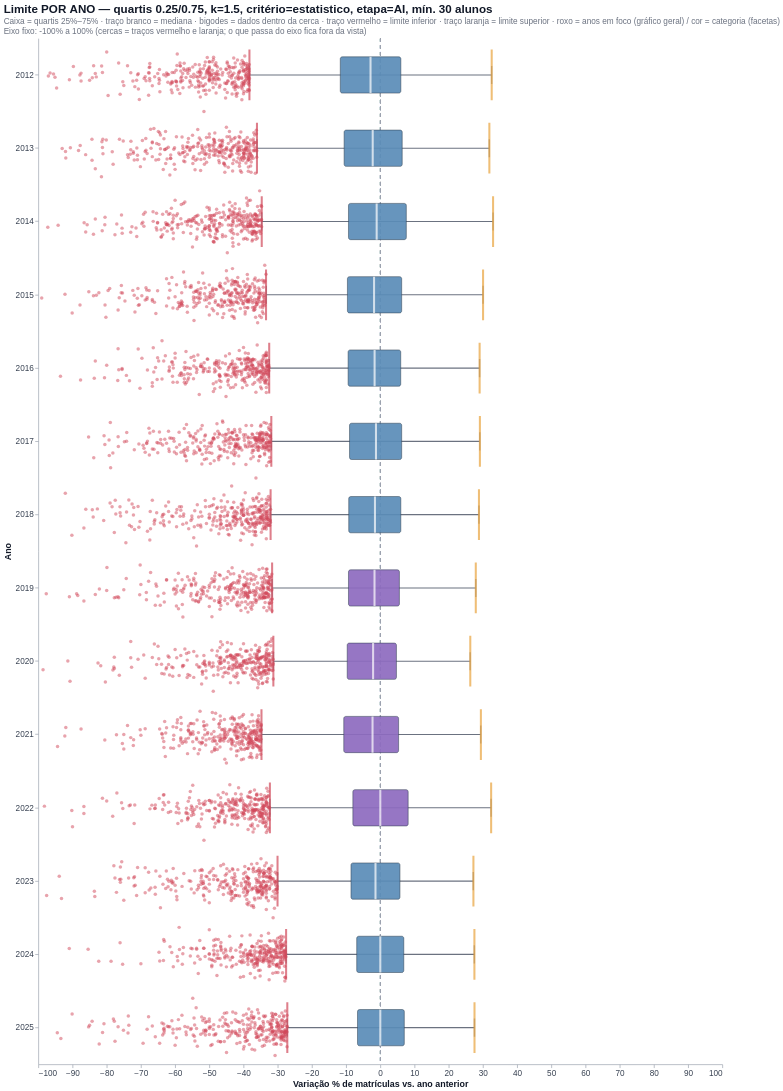

Notebook cell for this chart:
### Markdown cell above
## Etapa 4 — Boxplots por ano

- Caixa = `Q_INFERIOR` a `Q_SUPERIOR` (com 0.25/0.75 é o boxplot clássico). Traço branco = mediana.
- Bigodes = menor/maior valor **dentro** da cerca. Traço **vermelho** = limite inferior (abaixo = queda brusca). Traço **laranja** = limite superior (acima = aumento brusco).
- Pontos = conforme `MOSTRAR_PONTOS`.
- O eixo y é ampliado na região central (`ZOOM_Y`, `ZOOM_MARGEM`). Para ver as cercas e os outliers, use `ZOOM_Y = "cercas"`.

### Code cell
def estatisticas_box(d, grupo, modo):
    li, ls, flag = f"LIM_INF_{modo}", f"LIM_SUP_{modo}", f"{PREFIXO}_{modo}"
    linhas = []
    for chave, g in d.groupby(grupo):
        chave = chave if isinstance(chave, tuple) else (chave,)
        v = g["VAR_PCT"]
        dentro = v[(v >= g[li].iloc[0]) & (v <= g[ls].iloc[0])]
        linha = dict(zip(grupo, chave))
        linha.update({
            "q_inf": v.quantile(Q_INFERIOR), "mediana": v.median(), "q_sup": v.quantile(Q_SUPERIOR),
            "bigode_inf": dentro.min(), "bigode_sup": dentro.max(),
            "lim_inf": g[li].iloc[0], "lim_sup": g[ls].iloc[0], "n": len(v), "pct_marcada": g[flag].mean() * 100,
        })
        linhas.append(linha)
    return pd.DataFrame(linhas)


def dominio_y(d, stats=None):
    """Eixo y: fixo (Y_MIN/Y_MAX), zoom no 'meio' (caixas) ou nas 'cercas'."""
    if Y_MIN is not None and Y_MAX is not None:
        return [float(Y_MIN), float(Y_MAX)]
    if stats is not None:                                   # facetas: usa as caixas de cada categoria
        q_lo, q_hi = stats["q_inf"].min(), stats["q_sup"].max()
    else:
        q_lo = d.groupby("ANO")["VAR_PCT"].quantile(Q_INFERIOR).min()
        q_hi = d.groupby("ANO")["VAR_PCT"].quantile(Q_SUPERIOR).max()
    if ZOOM_Y == "cercas":
        lo = min(q_lo, d["LIM_INF_ANO"].min(), d["LIM_INF_GLOBAL"].min())
        hi = max(q_hi, d["LIM_SUP_ANO"].max(), d["LIM_SUP_GLOBAL"].max())
        pad = 0.10 * (hi - lo)
    else:
        lo, hi = q_lo, q_hi
        pad = ZOOM_MARGEM * max(hi - lo, 1e-6)
    return [float(max(-100, lo - pad)), float(hi + pad)]


def tamanho_caixa(n_x, largura):
    return int(max(8, min(70, largura / max(n_x, 1) * 0.5)))


def camadas_boxplot(stats, base_chart, x_enc, dom, tam, cor_por=None):
    escala = alt.Scale(domain=dom, clamp=False, nice=False)
    foco = alt.FieldOneOfPredicate(field="ANO", oneOf=[int(a) for a in ANOS_FOCO])
    if cor_por:   # facetas: uma cor por categoria
        cor_caixa = alt.Color(f"{cor_por}:N", legend=None, scale=alt.Scale(scheme="set2"))
    else:
        cor_caixa = alt.condition(foco, alt.value(COR_CAIXA_FOCO), alt.value(COR_CAIXA))
    tip = [alt.Tooltip("ANO:O", title="Ano"), alt.Tooltip("n:Q", title="escolas"),
           alt.Tooltip("q_inf:Q", format=".1f", title="quartil inferior"),
           alt.Tooltip("mediana:Q", format=".1f", title="mediana"),
           alt.Tooltip("q_sup:Q", format=".1f", title="quartil superior"),
           alt.Tooltip("lim_inf:Q", format=".1f", title="limite inferior"),
           alt.Tooltip("lim_sup:Q", format=".1f", title="limite superior"),
           alt.Tooltip("pct_marcada:Q", format=".1f", title="% marcadas")]
    zero = base_chart.mark_rule(color="#9CA3AF", strokeDash=[5, 5], clip=True).encode(y=alt.Y(datum=0, scale=escala))
    bigode = base_chart.mark_rule(color="#6B7280", strokeWidth=1.6, clip=True).encode(
        x_enc, y=alt.Y("bigode_inf:Q", scale=escala, title="Variação % de matrículas vs. ano anterior"), y2="bigode_sup:Q")
    tampa_i = base_chart.mark_tick(color="#6B7280", size=tam * 0.5, thickness=2, clip=True).encode(x_enc, y=alt.Y("bigode_inf:Q", scale=escala))
    tampa_s = base_chart.mark_tick(color="#6B7280", size=tam * 0.5, thickness=2, clip=True).encode(x_enc, y=alt.Y("bigode_sup:Q", scale=escala))
    caixa = base_chart.mark_bar(size=tam, cornerRadius=3, clip=True, stroke="#2F3E4E", strokeWidth=0.8, opacity=0.92).encode(
        x_enc, y=alt.Y("q_inf:Q", scale=escala), y2="q_sup:Q", color=cor_caixa, tooltip=tip)
    mediana = base_chart.mark_tick(color="white", size=tam, thickness=3, clip=True).encode(x_enc, y=alt.Y("mediana:Q", scale=escala))
    lim_i = base_chart.mark_tick(color=COR_QUEDA, size=tam * 1.4, thickness=3, clip=True).encode(x_enc, y=alt.Y("lim_inf:Q", scale=escala))
    lim_s = base_chart.mark_tick(color=COR_AUMENTO, size=tam * 1.4, thickness=3, clip=True).encode(x_enc, y=alt.Y("lim_sup:Q", scale=escala))
    return [zero, bigode, tampa_i, tampa_s, caixa, mediana, lim_i, lim_s]


LEGENDA_BOX = ("Caixa = quartis {qi:.0%}–{qs:.0%} · traço branco = mediana · bigodes = dados dentro da cerca · "
               "traço vermelho = limite inferior · traço laranja = limite superior · roxo = anos em foco (gráfico geral) / cor = categoria (facetas)")


def pontos_boxplot(d, modo):
    flag, li, ls = f"{PREFIXO}_{modo}", f"LIM_INF_{modo}", f"LIM_SUP_{modo}"
    if MOSTRAR_PONTOS == "nenhum":
        return None
    if MOSTRAR_PONTOS == "marcados":
        p = d[d[flag]]
    else:
        p = d[(d["VAR_PCT"] < d[li]) | (d["VAR_PCT"] > d[ls])]
    p = p.sample(frac=1, random_state=0).groupby("ANO").head(MAX_PONTOS_POR_ANO)
    cols = [c for c in ["ANO", "VAR_PCT", "CO_ESCOLA", "NO_ESCOLA", "DEP_ADM", "UF", "MAT_ANT", "MATRICULAS"] if c in p.columns]
    return p[cols]



def camadas_boxplot_horizontal(stats, dom, tam):
    """Boxplot deitado: anos no eixo y (de cima para baixo) e variação % no eixo x."""
    escala = alt.Scale(domain=dom, clamp=False, nice=False)
    y_enc = alt.Y("ANO:O", title="Ano")
    foco = alt.FieldOneOfPredicate(field="ANO", oneOf=[int(a) for a in ANOS_FOCO])
    cor_caixa = alt.condition(foco, alt.value(COR_CAIXA_FOCO), alt.value(COR_CAIXA))
    tip = [alt.Tooltip("ANO:O", title="Ano"), alt.Tooltip("n:Q", title="escolas"),
           alt.Tooltip("q_inf:Q", format=".1f", title="quartil inferior"),
           alt.Tooltip("mediana:Q", format=".1f", title="mediana"),
           alt.Tooltip("q_sup:Q", format=".1f", title="quartil superior"),
           alt.Tooltip("lim_inf:Q", format=".1f", title="limite inferior"),
           alt.Tooltip("lim_sup:Q", format=".1f", title="limite superior"),
           alt.Tooltip("pct_marcada:Q", format=".1f", title="% marcadas")]
    b = alt.Chart(stats)
    zero = b.mark_rule(color="#9CA3AF", strokeDash=[5, 5], clip=True).encode(x=alt.X(datum=0, scale=escala))
    bigode = b.mark_rule(color="#6B7280", strokeWidth=1.6, clip=True).encode(
        y_enc, x=alt.X("bigode_inf:Q", scale=escala, title="Variação % de matrículas vs. ano anterior"), x2="bigode_sup:Q")
    tampa_i = b.mark_tick(color="#6B7280", size=tam * 0.5, thickness=2, clip=True).encode(y_enc, x=alt.X("bigode_inf:Q", scale=escala))
    tampa_s = b.mark_tick(color="#6B7280", size=tam * 0.5, thickness=2, clip=True).encode(y_enc, x=alt.X("bigode_sup:Q", scale=escala))
    caixa = b.mark_bar(size=tam, cornerRadius=3, clip=True, stroke="#2F3E4E", strokeWidth=0.8, opacity=0.92).encode(
        y_enc, x=alt.X("q_inf:Q", scale=escala), x2="q_sup:Q", color=cor_caixa, tooltip=tip)
    mediana = b.mark_tick(color="white", size=tam, thickness=3, clip=True).encode(y_enc, x=alt.X("mediana:Q", scale=escala))
    lim_i = b.mark_tick(color=COR_QUEDA, size=tam * 1.4, thickness=3, clip=True).encode(y_enc, x=alt.X("lim_inf:Q", scale=escala))
    lim_s = b.mark_tick(color=COR_AUMENTO, size=tam * 1.4, thickness=3, clip=True).encode(y_enc, x=alt.X("lim_sup:Q", scale=escala))
    return [zero, bigode, tampa_i, tampa_s, caixa, mediana, lim_i, lim_s]


def boxplot_por_ano(d, modo, titulo):
    stats = estatisticas_box(d, ["ANO"], modo)
    horizontal = BOXPLOT_ANO_ORIENTACAO == "horizontal"
    if BOXPLOT_ANO_ESCALA is not None:
        dom = [float(BOXPLOT_ANO_ESCALA[0]), float(BOXPLOT_ANO_ESCALA[1])]
        txt_eixo = f"Eixo fixo: {dom[0]:.0f}% a {dom[1]:.0f}% (cercas = traços vermelho e laranja; o que passa do eixo fica fora da vista)"
    else:
        dom = dominio_y(d)
        txt_eixo = (f"Eixo ampliado: {dom[0]:.1f}% a {dom[1]:.1f}% (o que sai dessa faixa fica fora da vista; "
                    "os números continuam nas tabelas e tooltips)")
    larg, altu = (BOXPLOT_ANO_LARGURA, BOXPLOT_ANO_ALTURA) if horizontal else (LARGURA_GRAFICO, ALTURA_GRAFICO)
    escala = alt.Scale(domain=dom, clamp=False, nice=False)
    pts = pontos_boxplot(d, modo)
    cor_pts = alt.condition(alt.datum.VAR_PCT > 0, alt.value(COR_AUMENTO), alt.value(COR_QUEDA))
    jitter = "sqrt(-2*log(random()))*cos(2*PI*random())"

    if horizontal:
        tam = tamanho_caixa(len(stats), altu)
        camadas = camadas_boxplot_horizontal(stats, dom, tam)
        if pts is not None and len(pts):
            camadas.append(
                alt.Chart(pts).mark_circle(size=26, opacity=0.5, clip=True).encode(
                    y=alt.Y("ANO:O", title="Ano"), yOffset="jitter:Q",
                    x=alt.X("VAR_PCT:Q", scale=escala), color=cor_pts, tooltip=[c for c in pts.columns])
                .transform_calculate(jitter=jitter))
    else:
        tam = tamanho_caixa(len(stats), larg)
        x_enc = alt.X("ANO:O", title="Ano", axis=alt.Axis(labelAngle=0))
        camadas = camadas_boxplot(stats, alt.Chart(stats), x_enc, dom, tam)
        if pts is not None and len(pts):
            camadas.append(
                alt.Chart(pts).mark_circle(size=26, opacity=0.5, clip=True).encode(
                    x_enc, xOffset="jitter:Q", y=alt.Y("VAR_PCT:Q", scale=escala),
                    color=cor_pts, tooltip=[c for c in pts.columns])
                .transform_calculate(jitter=jitter))

    graf = alt.layer(*camadas).properties(
        width=larg, height=altu,
        title=alt.Title(titulo, subtitle=[LEGENDA_BOX.format(qi=Q_INFERIOR, qs=Q_SUPERIOR), txt_eixo]))
    return estilizar(graf)

def rotulo_params():
    return (f"quartis {Q_INFERIOR:.2f}/{Q_SUPERIOR:.2f}, k={MULTIPLICADOR}, critério={CRITERIO}, "
            f"etapa={ETAPA}, mín. {MATRICULA_MINIMA_ANO_ANTERIOR} alunos")


sub = rotulo_params()

secao("Etapa 4 — Boxplots por ano")
mostrar(boxplot_por_ano(dados, "ANO", f"Limite POR ANO — {sub}"),
        "Boxplot por ano — limite calculado dentro de cada ano")

### Figure 1 — Vega-Lite specification as saved in the notebook (floating-point values rounded to 4 significant figures; data arrays with more than 128 entries replaced by an {"elided": "..."} marker saying what was removed)
{"config": {"view": {"continuousWidth": 300, "continuousHeight": 300, "stroke": null}, "axis": {"domainColor": "#9CA3AF", "gridColor": "#E5E7EB", "labelColor": "#374151", "labelFontSize": 12, "tickColor": "#9CA3AF", "titleColor": "#111827", "titleFontSize": 13}, "legend": {"labelFontSize": 12, "symbolSize": 120, "titleFontSize": 12}, "range": {"category": {"scheme": "set2"}}, "title": {"anchor": "start", "color": "#111827", "fontSize": 17, "subtitleColor": "#6B7280", "subtitleFontSize": 12}}, "layer": [{"data": {"name": "data-d1f9192bb30b3e02a8e5a71cf2e2ede9"}, "mark": {"type": "rule", "clip": true, "color": "#9CA3AF", "strokeDash": [5, 5]}, "encoding": {"x": {"scale": {"clamp": false, "domain": [-100.0, 100.0], "nice": false}, "datum": 0}}}, {"data": {"name": "data-d1f9192bb30b3e02a8e5a71cf2e2ede9"}, "mark": {"type": "rule", "clip": true, "color": "#6B7280", "strokeWidth": 1.6}, "encoding": {"x": {"field": "bigode_inf", "scale": {"clamp": false, "domain": [-100.0, 100.0], "nice": false}, "title": "Variação % de matrículas vs. ano anterior", "type": "quantitative"}, "x2": {"field": "bigode_sup"}, "y": {"field": "ANO", "title": "Ano", "type": "ordinal"}}}, {"data": {"name": "data-d1f9192bb30b3e02a8e5a71cf2e2ede9"}, "mark": {"type": "tick", "clip": true, "color": "#6B7280", "size": 26.5, "thickness": 2}, "encoding": {"x": {"field": "bigode_inf", "scale": {"clamp": false, "domain": [-100.0, 100.0], "nice": false}, "type": "quantitative"}, "y": {"field": "ANO", "title": "Ano", "type": "ordinal"}}}, {"data": {"name": "data-d1f9192bb30b3e02a8e5a71cf2e2ede9"}, "mark": {"type": "tick", "clip": true, "color": "#6B7280", "size": 26.5, "thickness": 2}, "encoding": {"x": {"field": "bigode_sup", "scale": {"clamp": false, "domain": [-100.0, 100.0], "nice": false}, "type": "quantitative"}, "y": {"field": "ANO", "title": "Ano", "type": "ordinal"}}}, {"data": {"name": "data-d1f9192bb30b3e02a8e5a71cf2e2ede9"}, "mark": {"type": "bar", "clip": true, "cornerRadius": 3, "opacity": 0.92, "size": 53, "stroke": "#2F3E4E", "strokeWidth": 0.8}, "encoding": {"color": {"condition": {"test": {"field": "ANO", "oneOf": [2019, 2020, 2021, 2022]}, "value": "#8E6BBF"}, "value": "#5B8DB8"}, "tooltip": [{"field": "ANO", "title": "Ano", "type": "ordinal"}, {"field": "n", "title": "escolas", "type": "quantitative"}, {"field": "q_inf", "format": ".1f", "title": "quartil inferior", "type": "quantitative"}, {"field": "mediana", "format": ".1f", "title": "mediana", "type": "quantitative"}, {"field": "q_sup", "format": ".1f", "title": "quartil superior", "type": "quantitative"}, {"field": "lim_inf", "format": ".1f", "title": "limite inferior", "type": "quantitative"}, {"field": "lim_sup", "format": ".1f", "title": "limite superior", "type": "quantitative"}, {"field": "pct_marcada", "format": ".1f", "title": "% marcadas", "type": "quantitative"}], "x": {"field": "q_inf", "scale": {"clamp": false, "domain": [-100.0, 100.0], "nice": false}, "type": "quantitative"}, "x2": {"field": "q_sup"}, "y": {"field": "ANO", "title": "Ano", "type": "ordinal"}}}, {"data": {"name": "data-d1f9192bb30b3e02a8e5a71cf2e2ede9"}, "mark": {"type": "tick", "clip": true, "color": "white", "size": 53, "thickness": 3}, "encoding": {"x": {"field": "mediana", "scale": {"clamp": false, "domain": [-100.0, 100.0], "nice": false}, "type": "quantitative"}, "y": {"field": "ANO", "title": "Ano", "type": "ordinal"}}}, {"data": {"name": "data-d1f9192bb30b3e02a8e5a71cf2e2ede9"}, "mark": {"type": "tick", "clip": true, "color": "#D1495B", "size": 74.2, "thickness": 3}, "encoding": {"x": {"field": "lim_inf", "scale": {"clamp": false, "domain": [-100.0, 100.0], "nice": false}, "type": "quantitative"}, "y": {"field": "ANO", "title": "Ano", "type": "ordinal"}}}, {"data": {"name": "data-d1f9192bb30b3e02a8e5a71cf2e2ede9"}, "mark": {"type": "tick", "clip": true, "color": "#E8A33D", "size": 74.2, "thickness": 3}, "encoding": {"x": {"field": "lim_sup", "scale": {"clamp": false, "domain": [-100.0, 100.0], "nice": false}, "type": "quantitative"}, "y": {"field": "ANO", "title": "Ano", "type": "ordinal"}}}, {"data": {"name": "data-070a1855892f1b85a37b6a07f052e02b"}, "mark": {"type": "circle", "clip": true, "opacity": 0.5, "size": 26}, "encoding": {"color": {"condition": {"test": "(datum.VAR_PCT > 0)", "value": "#E8A33D"}, "value": "#D1495B"}, "tooltip": [{"field": "ANO", "type": "quantitative"}, {"field": "VAR_PCT", "type": "quantitative"}, {"field": "CO_ESCOLA", "type": "quantitative"}, {"field": "NO_ESCOLA", "type": "nominal"}, {"field": "DEP_ADM", "type": "nominal"}, {"field": "UF", "type": "nominal"}, {"field": "MAT_ANT", "type": "quantitative"}, {"field": "MATRICULAS", "type": "quantitative"}], "x": {"field": "VAR_PCT", "scale": {"clamp": false, "domain": [-100.0, 100.0], "nice": false}, "type": "quantitative"}, "y": {"field": "ANO", "title": "Ano", "type": "ordinal"}, "yOffset": {"field": "jitter", "type": "quantitative"}}, "transform": [{"calculate": "sqrt(-2*log(random()))*cos(2*PI*random())", "as": "jitter"}]}], "height": 1500, "title": {"text": "Limite POR ANO — quartis 0.25/0.75, k=1.5, critério=estatistico, etapa=AI, mín. 30 alunos", "subtitle": ["Caixa = quartis 25%–75% · traço branco = mediana · bigodes = dados dentro da cerca · traço vermelho = limite inferior · traço laranja = limite superior · roxo = anos em foco (gráfico geral) / cor = categoria (facetas)", "Eixo fixo: -100% a 100% (cercas = traços vermelho e laranja; o que passa do eixo fica fora da vista)"]}, "width": 1000, "$schema": "https://vega.github.io/schema/vega-lite/v6.1.0.json", "datasets": {"data-d1f9192bb30b3e02a8e5a71cf2e2ede9": [{"ANO": 2012, "q_inf": -11.7, "mediana": -2.857, "q_sup": 6.007, "bigode_inf": -38.26, "bigode_sup": 32.56, "lim_inf": -38.27, "lim_sup": 32.57, "n": 88512, "pct_marcada": 3.027}, {"ANO": 2013, "q_inf": -10.58, "mediana": -2.222, "q_sup": 6.407, "bigode_inf": -36.05, "bigode_sup": 31.88, "lim_inf": -36.06, "lim_sup": 31.89, "n": 86574, "pct_marcada": 3.372}, {"ANO": 2014, "q_inf": -9.302, "mediana": -1.064, "q_sup": 7.609, "bigode_inf": -34.66, "bigode_sup": 32.97, "lim_inf": -34.67, "lim_sup": 32.98, "n": 84919, "pct_marcada": 2.977}, {"ANO": 2015, "q_inf": -9.614, "mediana": -1.824, "q_sup": 6.25, "bigode_inf": -33.33, "bigode_sup": 30.04, "lim_inf": -33.41, "lim_sup": 30.05, "n": 83766, "pct_marcada": 2.943}, {"ANO": 2016, "q_inf": -9.412, "mediana": -1.668, "q_sup": 5.97, "bigode_inf": -32.47, "bigode_sup": 29.03, "lim_inf": -32.48, "lim_sup": 29.04, "n": 82470, "pct_marcada": 3.047}, {"ANO": 2017, "q_inf": -8.997, "mediana": -1.266, "q_sup": 6.25, "bigode_inf": -31.86, "bigode_sup": 29.1, "lim_inf": -31.87, "lim_sup": 29.12, "n": 81347, "pct_marcada": 3.142}, {"ANO": 2018, "q_inf": -9.231, "mediana": -1.562, "q_sup": 6.0, "bigode_inf": -32.08, "bigode_sup": 28.85, "lim_inf": -32.08, "lim_sup": 28.85, "n": 80308, "pct_marcada": 3.058}, {"ANO": 2019, "q_inf": -9.302, "mediana": -1.695, "q_sup": 5.587, "bigode_inf": -31.62, "bigode_sup": 27.92, "lim_inf": -31.64, "lim_sup": 27.92, "n": 79277, "pct_marcada": 3.053}, {"ANO": 2020, "q_inf": -9.677, "mediana": -2.104, "q_sup": 4.718, "bigode_inf": -31.25, "bigode_sup": 26.29, "lim_inf": -31.27, "lim_sup": 26.31, "n": 78164, "pct_marcada": 3.136}, {"ANO": 2021, "q_inf": -10.69, "mediana": -2.273, "q_sup": 5.352, "bigode_inf": -34.74, "bigode_sup": 29.37, "lim_inf": -34.75, "lim_sup": 29.41, "n": 76694, "pct_marcada": 3.197}, {"ANO": 2022, "q_inf": -8.025, "mediana": 0.0, "q_sup": 8.148, "bigode_inf": -32.27, "bigode_sup": 32.4, "lim_inf": -32.28, "lim_sup": 32.41, "n": 75697, "pct_marcada": 2.33}, {"ANO": 2023, "q_inf": -8.571, "mediana": -1.408, "q_sup": 5.747, "bigode_inf": -30.0, "bigode_sup": 27.19, "lim_inf": -30.05, "lim_sup": 27.22, "n": 74963, "pct_marcada": 2.92}, {"ANO": 2024, "q_inf": -6.897, "mediana": 0.0, "q_sup": 6.868, "bigode_inf": -27.54, "bigode_sup": 27.5, "lim_inf": -27.54, "lim_sup": 27.52, "n": 74156, "pct_marcada": 3.215}, {"ANO": 2025, "q_inf": -6.667, "mediana": 0.0, "q_sup": 7.018, "bigode_inf": -27.19, "bigode_sup": 27.54, "lim_inf": -27.19, "lim_sup": 27.54, "n": 73443, "pct_marcada": 3.314}], "data-070a1855892f1b85a37b6a07f052e02b": {"elided": "4200 records"}}}
